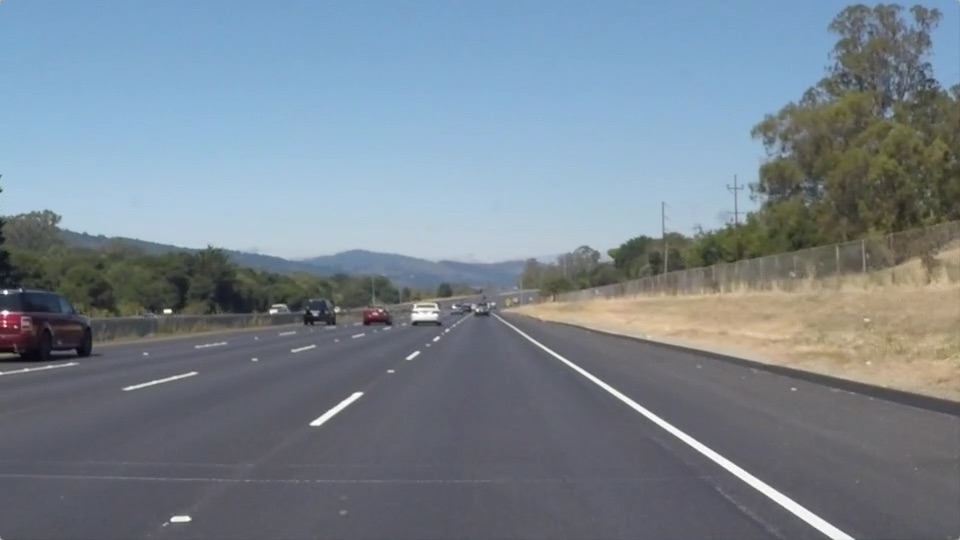
#> input picture test_images/solidWhiteRight.jpg, 960 x 540 px
$ jupyter execute --allow-errors P1.ipynb   (shell and % lines are left out)
#> lines starting #> are read from the running program, lines starting #| are printed output that depends on the picture; after the words box and inside, x2 and y2 are one past the last pixel; in counts of white or black regions, pixels touching at a corner belong together
# Self-Driving Car Engineer Nanodegree

## Project: **Finding Lane Lines on the Road**
***
In this project, you will use the tools you learned about in the lesson to identify lane lines on the road.  You can develop your pipeline on a series of individual images, and later apply the result to a video stream (really just a series of images). Check out the video clip "raw-lines-example.mp4" (also contained in this repository) to see what the output should look like after using the helper functions below.

Once you have a result that looks roughly like "raw-lines-example.mp4", you'll need to get creative and try to average and/or extrapolate the line segments you've detected to map out the full extent of the lane lines.  You can see an example of the result you're going for in the video "P1_example.mp4".  Ultimately, you would like to draw just one line for the left side of the lane, and one for the right.

In addition to implementing code, there is a brief writeup to complete. The writeup should be completed in a separate file, which can be either a markdown file or a pdf document. There is a [write up template](https://github.com/udacity/CarND-LaneLines-P1/blob/master/writeup_template.md) that can be used to guide the writing process. Completing both the code in the Ipython notebook and the writeup template will cover all of the [rubric points](https://review.udacity.com/#!/rubrics/322/view) for this project.

---
Let's have a look at our first image called 'test_images/solidWhiteRight.jpg'.  Run the 2 cells below (hit Shift-Enter or the "play" button above) to display the image.

**Note: If, at any point, you encounter frozen display windows or other confounding issues, you can always start again with a clean slate by going to the "Kernel" menu above and selecting "Restart & Clear Output".**

---

**The tools you have are color selection, region of interest selection, grayscaling, Gaussian smoothing, Canny Edge Detection and Hough Tranform line detection.  You  are also free to explore and try other techniques that were not presented in the lesson.  Your goal is piece together a pipeline to detect the line segments in the image, then average/extrapolate them and draw them onto the image for display (as below).  Once you have a working pipeline, try it out on the video stream below.**

---

<figure>

 <figcaption>
 <p></p>
 <p style="text-align: center;"> Your output should look something like this (above) after detecting line segments using the helper functions below </p>
 </figcaption>
</figure>
 <p></p>
<figure>

 <figcaption>
 <p></p>
 <p style="text-align: center;"> Your goal is to connect/average/extrapolate line segments to get output like this</p>
 </figcaption>
</figure>

**Run the cell below to import some packages.  If you get an `import error` for a package you've already installed, try changing your kernel (select the Kernel menu above --> Change Kernel).  Still have problems?  Try relaunching Jupyter Notebook from the terminal prompt.  Also, consult the forums for more troubleshooting tips.**

## Import Packages

[cell 1]
#importing some useful packages
import matplotlib.pyplot as plt
import matplotlib.image as mpimg
import numpy as np
import cv2

## Read in an Image

[cell 2]
#reading in an image
image = mpimg.imread('test_images/solidWhiteRight.jpg')
#> image is the input picture: shape (540, 960, 3); mean R, G, B 120.3, 132.6, 143.7

#printing out some stats and plotting
print('This image is:', type(image), 'with dimensions:', image.shape)
#| This image is: <class 'numpy.ndarray'> with dimensions: (540, 960, 3)
plt.imshow(image)  # if you wanted to show a single color channel image called 'gray', for example, call as plt.imshow(gray, cmap='gray')

## Ideas for Lane Detection Pipeline

**Some OpenCV functions (beyond those introduced in the lesson) that might be useful for this project are:**

`cv2.inRange()` for color selection
`cv2.fillPoly()` for regions selection
`cv2.line()` to draw lines on an image given endpoints
`cv2.addWeighted()` to coadd / overlay two images
`cv2.cvtColor()` to grayscale or change color
`cv2.imwrite()` to output images to file
`cv2.bitwise_and()` to apply a mask to an image

**Check out the OpenCV documentation to learn about these and discover even more awesome functionality!**

## Helper Functions

Below are some helper functions to help get you started. They should look familiar from the lesson!

[cell 3]
import math

def grayscale(img):
    """Applies the Grayscale transform
    This will return an image with only one color channel
    but NOTE: to see the returned image as grayscale
    (assuming your grayscaled image is called 'gray')
    you should call plt.imshow(gray, cmap='gray')"""
    #return cv2.cvtColor(img, cv2.COLOR_RGB2GRAY)
    # Or use BGR2GRAY if you read an image with cv2.imread()
    return cv2.cvtColor(img, cv2.COLOR_BGR2GRAY)

def canny(img, low_threshold, high_threshold):
    """Applies the Canny transform"""
    return cv2.Canny(img, low_threshold, high_threshold)

def gaussian_blur(img, kernel_size):
    """Applies a Gaussian Noise kernel"""
    return cv2.GaussianBlur(img, (kernel_size, kernel_size), 0)

def region_of_interest(img, vertices):
    """
    Applies an image mask.

    Only keeps the region of the image defined by the polygon
    formed from `vertices`. The rest of the image is set to black.
    `vertices` should be a numpy array of integer points.
    """
    #defining a blank mask to start with
    mask = np.zeros_like(img)

    #defining a 3 channel or 1 channel color to fill the mask with depending on the input image
    if len(img.shape) > 2:
        channel_count = img.shape[2]  # i.e. 3 or 4 depending on your image
        ignore_mask_color = (255,) * channel_count
    else:
        ignore_mask_color = 255

    #filling pixels inside the polygon defined by "vertices" with the fill color
    cv2.fillPoly(mask, vertices, ignore_mask_color)

    #returning the image only where mask pixels are nonzero
    masked_image = cv2.bitwise_and(img, mask)
    return masked_image


def draw_lines(img, lines, color=[255, 0, 0], thickness=2):
    """
    NOTE: this is the function you might want to use as a starting point once you want to
    average/extrapolate the line segments you detect to map out the full
    extent of the lane (going from the result shown in raw-lines-example.mp4
    to that shown in P1_example.mp4).

    Think about things like separating line segments by their
    slope ((y2-y1)/(x2-x1)) to decide which segments are part of the left
    line vs. the right line.  Then, you can average the position of each of
    the lines and extrapolate to the top and bottom of the lane.

    This function draws `lines` with `color` and `thickness`.
    Lines are drawn on the image inplace (mutates the image).
    If you want to make the lines semi-transparent, think about combining
    this function with the weighted_img() function below
    """
    for line in lines:
        for x1,y1,x2,y2 in line:
            cv2.line(img, (x1, y1), (x2, y2), color, thickness)

def hough_lines(img, rho, theta, threshold, min_line_len, max_line_gap):
    """
    `img` should be the output of a Canny transform.

    Returns an image with hough lines drawn.
    """
    lines = cv2.HoughLinesP(img, rho, theta, threshold, np.array([]), minLineLength=min_line_len, maxLineGap=max_line_gap)
    #line_img = np.zeros((img.shape[0], img.shape[1], 3), dtype=np.uint8)

    line_image = np.copy(image)*0 # creating a blank to draw lines on

    draw_lines(line_image, lines,(255,0,0),10)

    return line_image

# Python 3 has support for cool math symbols.

def weighted_img(img, initial_img, α=0.8, β=1., γ=0.):
    """
    `img` is the output of the hough_lines(), An image with lines drawn on it.
    Should be a blank image (all black) with lines drawn on it.

    `initial_img` should be the image before any processing.

    The result image is computed as follows:

    initial_img * α + img * β + γ
    NOTE: initial_img and img must be the same shape!
    """
    return cv2.addWeighted(initial_img, α, img, β, γ)

## Test Images

Build your pipeline to work on the images in the directory "test_images"
**You should make sure your pipeline works well on these images before you try the videos.**

[cell 4]
import os
os.listdir("test_images/")

[cell 5]
cwd = os.getcwd()

print(cwd)

cwdsplit = cwd.split("\\")

print(cwdsplit)

#cwd_edited = cwdsplit[0] +

cwd_edited =""

for i in range(len(cwdsplit)):
    cwd_edited += cwdsplit[i] + "/"

print(cwd_edited)

## Build a Lane Finding Pipeline

Build the pipeline and run your solution on all test_images. Make copies into the `test_images_output` directory, and you can use the images in your writeup report.

Try tuning the various parameters, especially the low and high Canny thresholds as well as the Hough lines parameters.

[cell 6]
test_images = []

test_image_names= []

for image_unread in os.listdir(cwd_edited+"test_images/"):
    test_image_names.append(image_unread)
    image_read = mpimg.imread(cwd_edited+"test_images/"+image_unread)
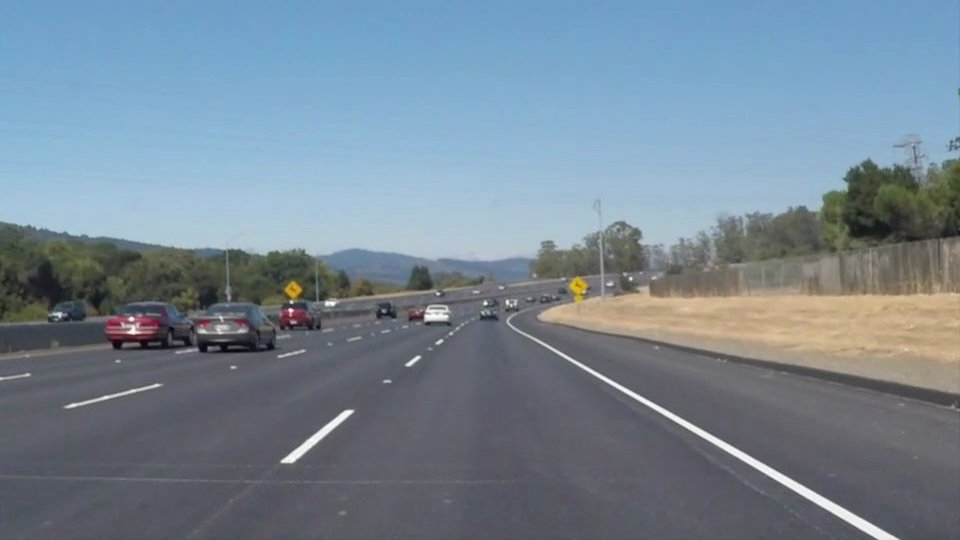
#> input picture test_images/solidWhiteCurve.jpg, 960 x 540 px
#> image_read is the input picture: shape (540, 960, 3); mean R, G, B 118.5, 134.5, 148.1
    test_images.append(image_read)

print("Image Names List :" + str(test_image_names))

print("\n")

print("Images Data :"+str(test_images))
#> (printed output is left out)

[cell 7]
# TODO: Build your pipeline that will draw lane lines on the test_images
# then save them to the test_images_output directory.

###PARAMATERS USED###

#GAUSSIAN SMOOTHING PARAMETER
kernel_size =5
#CANNY EDGE DETECTION PARAMETERS
low_threshold = 50
high_threshold = 150
# HOUGH LINE TRANSFORM PARAMETERS
rho = 2 # distance resolution in pixels of the Hough grid
theta = np.pi/180 # angular resolution in radians of the Hough grid
threshold = 45   # minimum number of votes (intersections in Hough grid cell)
min_line_length = 40 #minimum number of pixels making up a line
max_line_gap = 100    # maximum gap in pixels between connectable line segments

[cell 8]
def Averaged_LeftRight_Lanes(Houghlines):
    leftlane_lines =[]
    leftlane_weights = []
    rightlane_lines = []
    rightlane_weights = []


    for line in Houghlines:
        for x1,y1,x2,y2 in line:
            #for non-vertical lines
            if (x1!=x2):
                slope = (y2-y1)/(x2-x1)
                intercept= y1 - slope*x1
                linelength = np.sqrt((y2-y1)**2 + (x2-x1)**2)
                if(slope<0):
                    leftlane_lines.append((slope,intercept))
                    leftlane_weights.append((linelength))
                elif(slope>0):
                    rightlane_lines.append((slope,intercept))
                    rightlane_weights.append((linelength))


    #Calculation of the averaged Left Lane Line and Right Lane Line

    LeftLane = (lambda:None, lambda:np.dot(leftlane_weights,leftlane_lines)/np.sum(leftlane_weights)) [len(leftlane_weights)>0]()

    #LeftLane = np.dot(leftlane_weights,leftlane_lines)/np.sum(leftlane_weights)

    RightLane = (lambda:None, lambda:np.dot(rightlane_weights,rightlane_lines)/np.sum(rightlane_weights)) [len(rightlane_weights)>0]()

    #RightLane = np.dot(rightlane_weights,rightlane_lines)/np.sum(rightlane_weights)


    return LeftLane,RightLane

[cell 9]
def getCoords_LeftRight_Lanes(line,image):

    bottom_ycoord = image.shape[0]

    top_ycoord = bottom_ycoord*0.6

    slope,intercept = line

    x1 = int((bottom_ycoord - intercept)/slope)

    x2 = int((top_ycoord - intercept)/slope)

    y1 = int(bottom_ycoord)

    y2 = int(top_ycoord)

    return [(x1,y1,x2,y2)]


def Final_LeftRight_Lanes(image,Houghlines):

    LeftLane,RightLane = Averaged_LeftRight_Lanes(Houghlines)

    Left_Line_Coords = getCoords_LeftRight_Lanes(LeftLane,image)

    Right_Line_Coords = getCoords_LeftRight_Lanes(RightLane,image)

    return Left_Line_Coords , Right_Line_Coords

[cell 10]
def Draw_Averaged_Extrapolated_LeftRight_Lanes(line_image,masked_edges,original_image, rho, theta, threshold,min_line_length, max_line_gap):

    houghlines = cv2.HoughLinesP(masked_edges, rho, theta, threshold, np.array([]), minLineLength=min_line_length, maxLineGap=max_line_gap)

    draw_lines(line_image,Final_LeftRight_Lanes(original_image,houghlines) ,(255,0,0),10)

    return line_image

[cell 11]
def LaneLines_Detector(image,image_name,index):
    grayimg = grayscale(image)

    gaussianblur_grayimg = gaussian_blur(grayimg,kernel_size)

    edges = canny(gaussianblur_grayimg,low_threshold,high_threshold)

    imshape = edges.shape

    vertices = np.array([[(0,imshape[0]),(465, 320), (475, 320), (imshape[1],imshape[0])]], dtype=np.int32)

    masked_edges = region_of_interest(edges,vertices)

    masked_edges_image = cv2.cvtColor(masked_edges, cv2.COLOR_GRAY2BGR)

    lines = hough_lines(masked_edges, rho, theta, threshold, min_line_length, max_line_gap)

    #hough_image_colored = cv2.cvtColor(lines, cv2.COLOR_GRAY2BGR)

    color_edges = np.dstack((edges, edges, edges))

    #line_image = np.zeros((masked_edges.shape[0], masked_edges.shape[1], 3), dtype=np.uint8)\

    line_image = np.copy(image)*0 # creating a blank to draw lines on

    #lines_edges = weighted_img(line_image,color_edges, 0.8, 1, 0)

    #lines_edges = weighted_img(color_edges,line_image, 0.8, 1, 0)


    lines_edges = weighted_img(lines,image, 0.8, 1, 0)

    ExtrapolatedLines_Image = Draw_Averaged_Extrapolated_LeftRight_Lanes(line_image,masked_edges,image, rho, theta, threshold,min_line_length, max_line_gap)

    Extrapolated_Avged_Lines_Edges = weighted_img(ExtrapolatedLines_Image,image, 0.8, 1, 0)


    f, ax = plt.subplots(3, 2, figsize=(11,11))

    f.suptitle("Graphs of the Image : " + image_name)

    ax[0,0].set_title('Original Image')
    ax[0,0].imshow(image)

    ax[0,1].set_title('GreyScaled Image')
    ax[0,1].imshow(grayimg, cmap='gray')

    ax[1,0].set_title('Image with Masked Edges')
    ax[1,0].imshow(masked_edges_image)

    ax[1,1].set_title('Hough Transformed Image')
    ax[1,1].imshow(lines)

    ax[2,0].set_title('Final Image with Raw Lane Lines')
    ax[2,0].imshow(lines_edges)

    ax[2,1].set_title('Final Image with Extrapolated and Averaged Lane Lines')
    ax[2,1].imshow(Extrapolated_Avged_Lines_Edges)

[cell 12]
for index in range(len(test_images)):
    LaneLines_Detector(test_images[index],test_image_names[index],index)
#> this loop made 3 passes
#> pass 1, in LaneLines_Detector, `grayimg = grayscale(image)`:
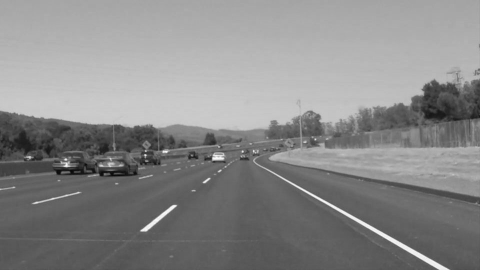
#> grayimg: shape (540, 960) (shown at 1/2 size); min 3, max 255, mean 136.7
#> pass 1, in LaneLines_Detector, `edges = canny(gaussianblur_grayimg,low_threshold,high_threshold)`:
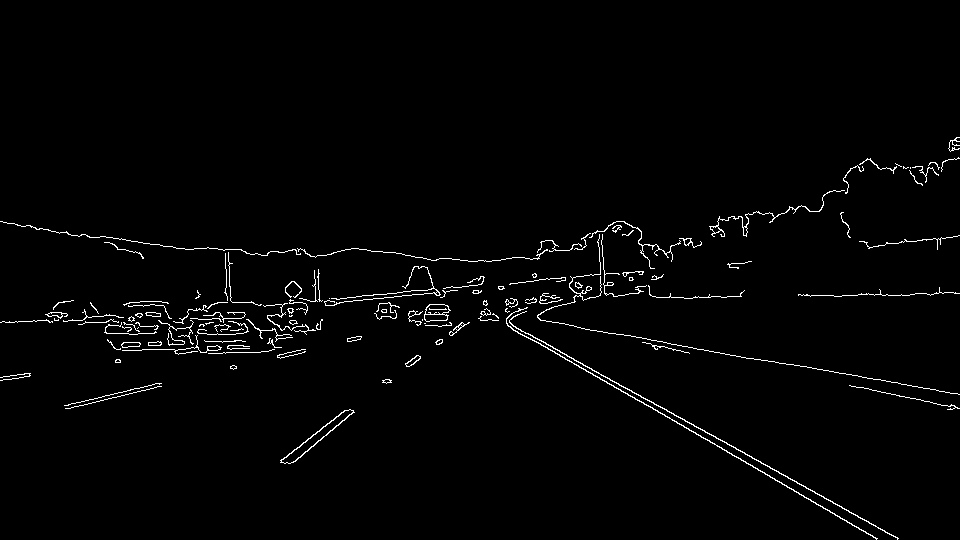
#> edges: shape (540, 960); 1.7% white in thin lines or dots, all inside (x1, y1, x2, y2) = (0, 137, 960, 540)
#> pass 1, in region_of_interest, `masked_image = cv2.bitwise_and(img, mask)`:
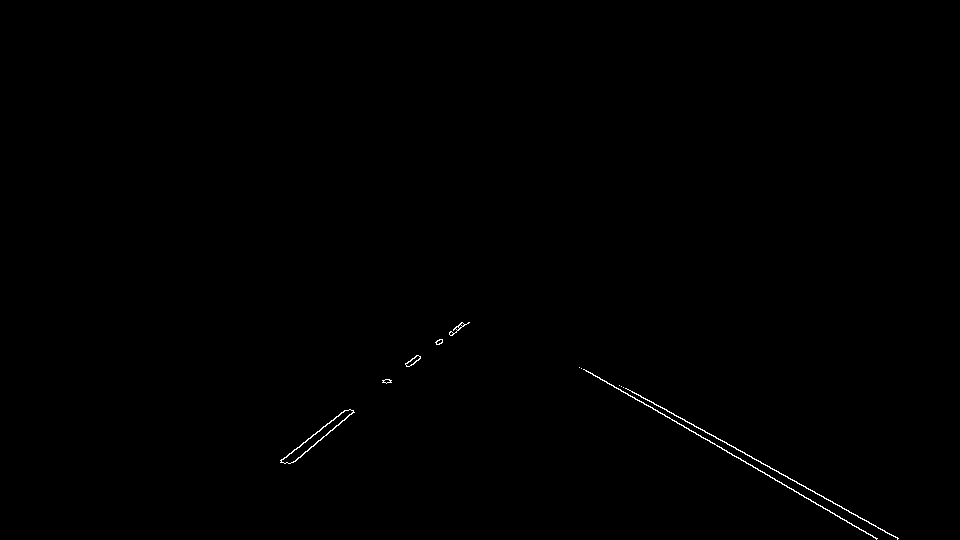
#> masked_image: shape (540, 960); 0.25% white in thin lines or dots, all inside (x1, y1, x2, y2) = (280, 322, 899, 540)
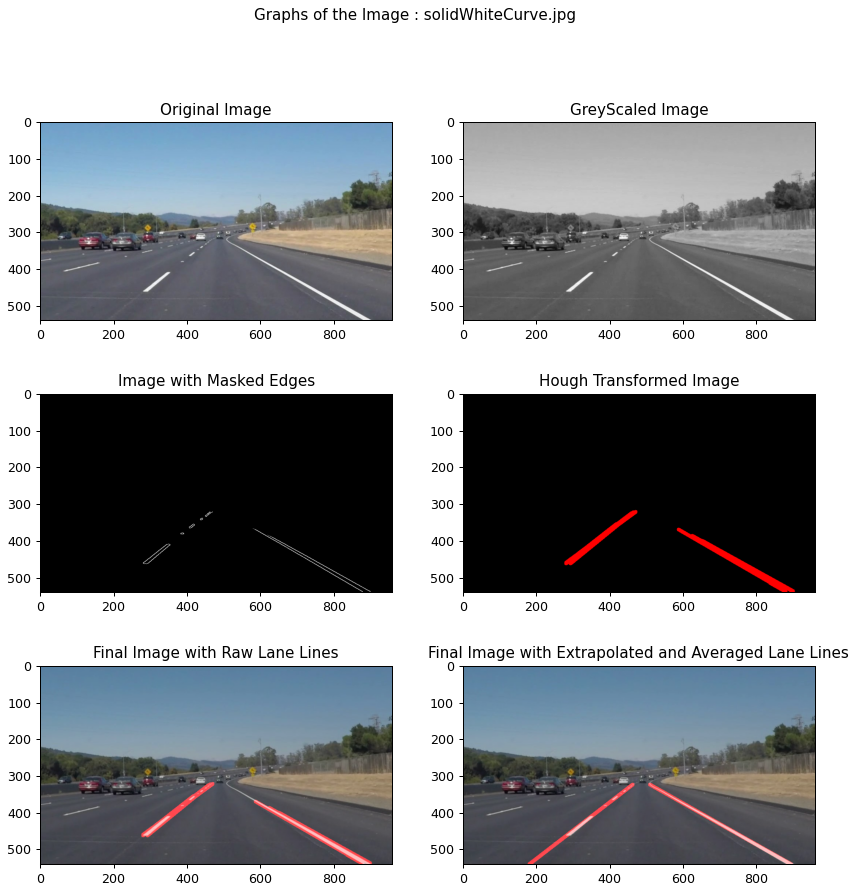
#> figure drawn by matplotlib, 6 panels
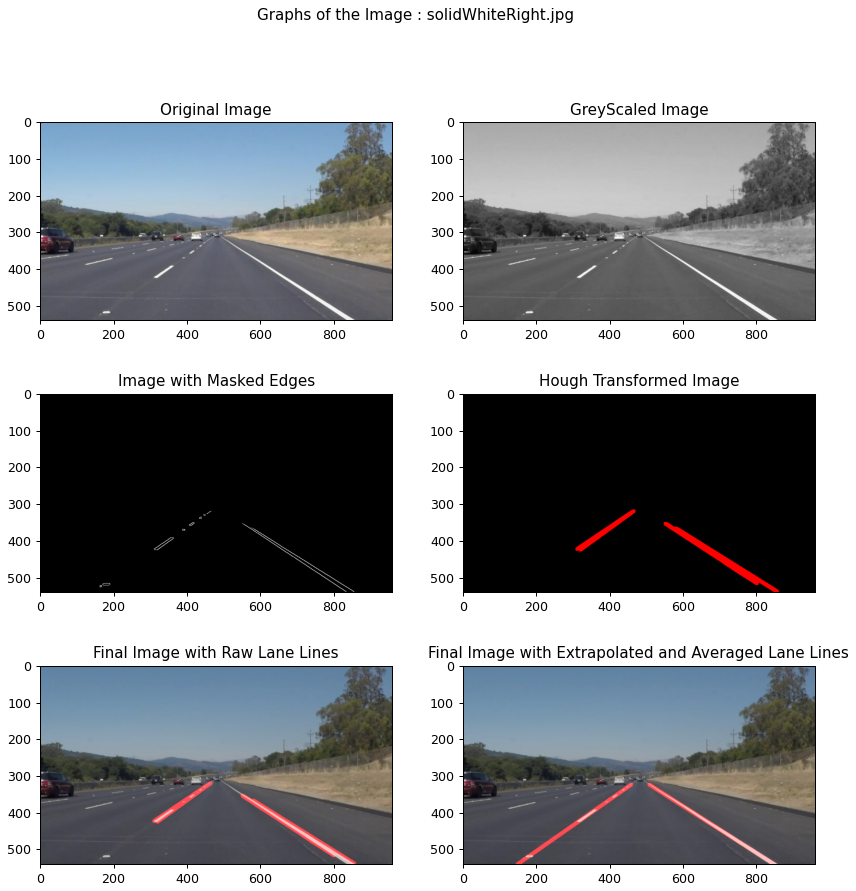
#> figure drawn by matplotlib, 6 panels
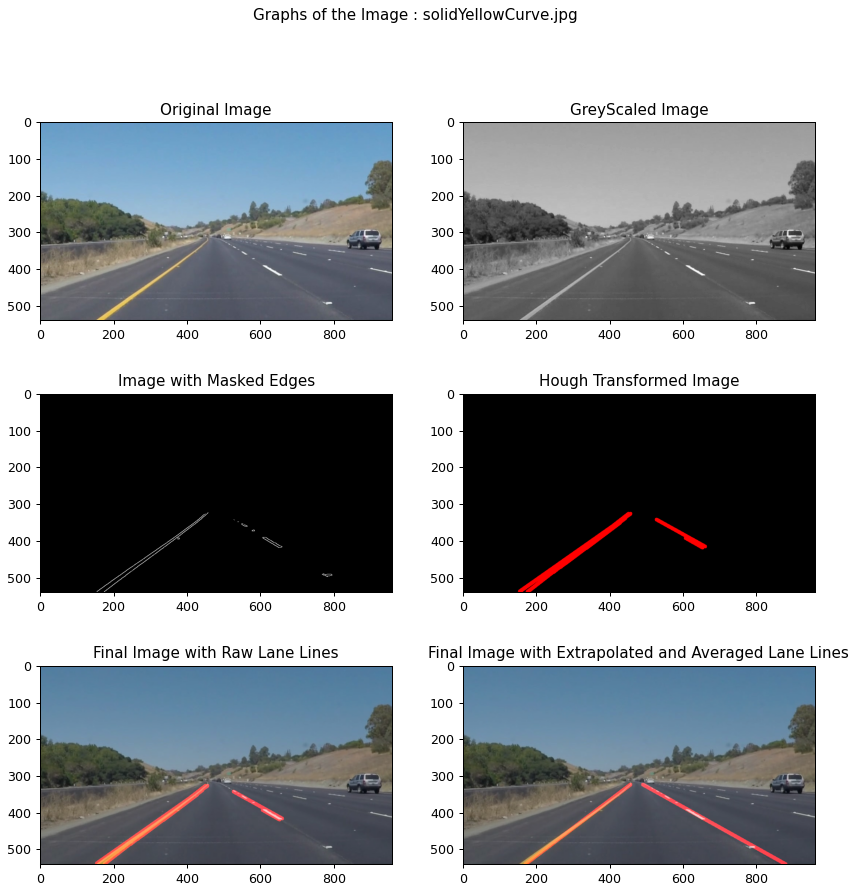
#> figure drawn by matplotlib, 6 panels
